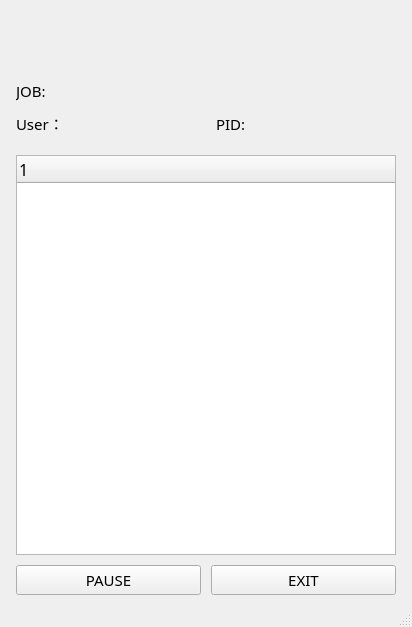
<?xml version="1.0" encoding="UTF-8"?>
<ui version="4.0">
 <class>MainWindow</class>
 <widget class="QMainWindow" name="MainWindow">
  <property name="geometry">
   <rect>
    <x>0</x>
    <y>0</y>
    <width>412</width>
    <height>627</height>
   </rect>
  </property>
  <property name="windowTitle">
   <string>软板脚本</string>
  </property>
  <widget class="QWidget" name="centralwidget">
   <layout class="QVBoxLayout" name="verticalLayout" stretch="0,0,1,0">
    <property name="spacing">
     <number>10</number>
    </property>
    <property name="leftMargin">
     <number>16</number>
    </property>
    <property name="topMargin">
     <number>10</number>
    </property>
    <property name="rightMargin">
     <number>16</number>
    </property>
    <property name="bottomMargin">
     <number>10</number>
    </property>
    <item>
     <widget class="QLabel" name="label_logo">
      <property name="minimumSize">
       <size>
        <width>0</width>
        <height>50</height>
       </size>
      </property>
      <property name="text">
       <string/>
      </property>
     </widget>
    </item>
    <item>
     <layout class="QGridLayout" name="gridLayout">
      <property name="topMargin">
       <number>10</number>
      </property>
      <property name="bottomMargin">
       <number>10</number>
      </property>
      <property name="horizontalSpacing">
       <number>20</number>
      </property>
      <property name="verticalSpacing">
       <number>10</number>
      </property>
      <item row="1" column="0">
       <widget class="QLabel" name="userLabel">
        <property name="font">
         <font>
          <family>微软雅黑</family>
          <pointsize>11</pointsize>
         </font>
        </property>
        <property name="text">
         <string>User：</string>
        </property>
       </widget>
      </item>
      <item row="1" column="1">
       <widget class="QLabel" name="pidLabel">
        <property name="font">
         <font>
          <family>微软雅黑</family>
          <pointsize>11</pointsize>
         </font>
        </property>
        <property name="text">
         <string>PID:</string>
        </property>
       </widget>
      </item>
      <item row="0" column="0" colspan="2">
       <widget class="QLabel" name="jobLabel">
        <property name="sizePolicy">
         <sizepolicy hsizetype="Expanding" vsizetype="Preferred">
          <horstretch>0</horstretch>
          <verstretch>0</verstretch>
         </sizepolicy>
        </property>
        <property name="font">
         <font>
          <family>微软雅黑</family>
          <pointsize>11</pointsize>
         </font>
        </property>
        <property name="text">
         <string>JOB:</string>
        </property>
       </widget>
      </item>
     </layout>
    </item>
    <item>
     <widget class="QTreeWidget" name="tree">
      <property name="font">
       <font>
        <family>微软雅黑</family>
        <pointsize>12</pointsize>
        <weight>50</weight>
        <bold>false</bold>
       </font>
      </property>
      <property name="cursor" stdset="0">
       <cursorShape>PointingHandCursor</cursorShape>
      </property>
      <property name="layoutDirection">
       <enum>Qt::LeftToRight</enum>
      </property>
      <column>
       <property name="text">
        <string notr="true">1</string>
       </property>
      </column>
     </widget>
    </item>
    <item>
     <layout class="QHBoxLayout" name="horizontalLayout_2">
      <item>
       <widget class="QPushButton" name="pushButton">
        <property name="font">
         <font>
          <family>微软雅黑</family>
          <pointsize>11</pointsize>
         </font>
        </property>
        <property name="cursor">
         <cursorShape>PointingHandCursor</cursorShape>
        </property>
        <property name="text">
         <string>PAUSE</string>
        </property>
       </widget>
      </item>
      <item>
       <widget class="QPushButton" name="pushButton_2">
        <property name="font">
         <font>
          <family>微软雅黑</family>
          <pointsize>11</pointsize>
         </font>
        </property>
        <property name="cursor">
         <cursorShape>PointingHandCursor</cursorShape>
        </property>
        <property name="text">
         <string>EXIT</string>
        </property>
       </widget>
      </item>
     </layout>
    </item>
   </layout>
  </widget>
  <widget class="QMenuBar" name="menubar">
   <property name="geometry">
    <rect>
     <x>0</x>
     <y>0</y>
     <width>412</width>
     <height>23</height>
    </rect>
   </property>
  </widget>
  <widget class="QStatusBar" name="statusbar"/>
 </widget>
 <resources/>
 <connections/>
</ui>
